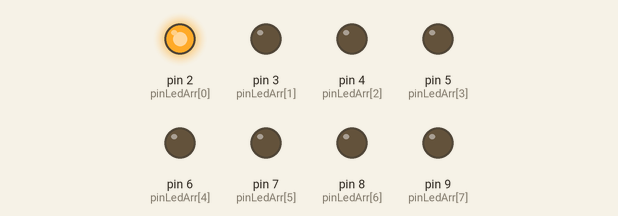
Recording of a sketch running on a simulated Arduino Uno, built with avr-gcc and run on an emulated ATmega328P. Shown: output pins drawn as LEDs (lit = HIGH).

Above: at 0.05 s.
At 0.65 s:
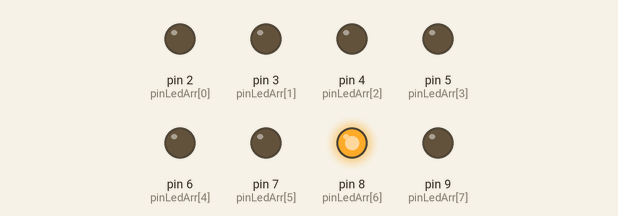
At 1.25 s:
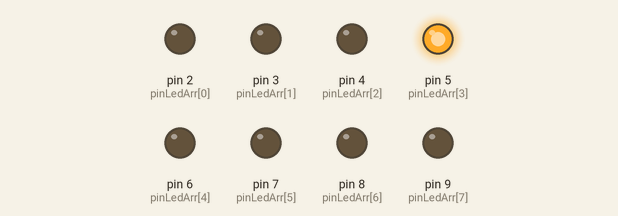
At 1.75 s:
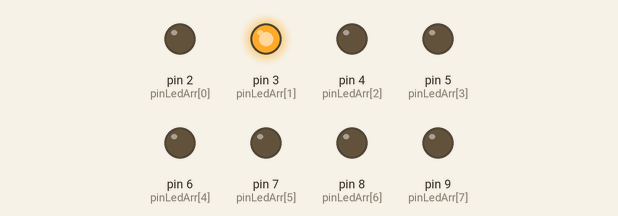
At 2.4 s:
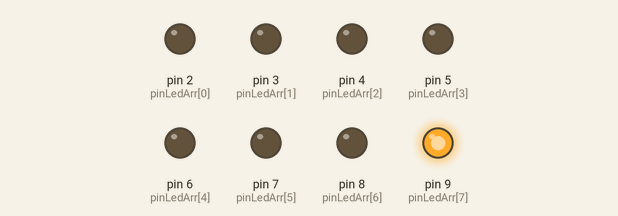
At 3.45 s:
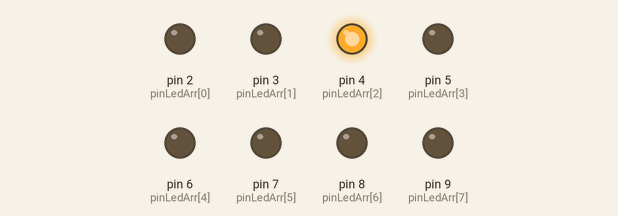
Timing chart, 0 to 3.8 s (numbered marks = the images above):
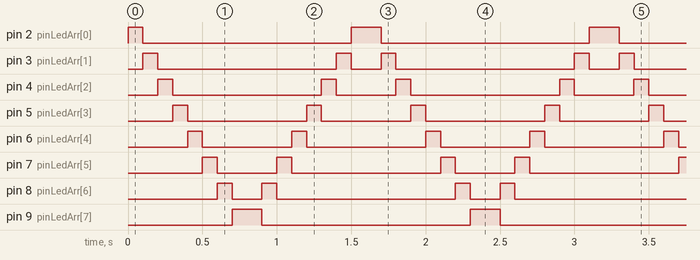

The sketch:

2_3_sketch.ino
```cpp
const int kNumOfLed = 8;

int pinLedArr[kNumOfLed] = {2, 3, 4, 5, 6, 7, 8, 9};

void setup() {
  // put your setup code here, to run once:
  for (int i = 0; i < kNumOfLed; i++) {
    pinMode(pinLedArr[i], OUTPUT);
  }
}

void loop() {
  // pattern 1
  for (int i = 0; i < kNumOfLed; i++) {
    digitalWrite(pinLedArr[i], HIGH);
    if (i > 0) digitalWrite(pinLedArr[i - 1], LOW);
    delay(100);
  }

  // pattern 2
  for (int i = kNumOfLed - 1; i >= 0; i--) {
    digitalWrite(pinLedArr[i], HIGH);
    if (i < kNumOfLed - 1) digitalWrite(pinLedArr[i + 1], LOW);
    delay(100);
  }
}
```

Measured:
- by itself, pin 2 (pinLedArr[0]): repeats every 1.6 s: LOW 1.4 s, HIGH 0.20 s
- by itself, pin 3 (pinLedArr[1]): repeats every 1.6 s: LOW 1.2 s, HIGH 0.10 s, LOW 0.20 s, HIGH 0.10 s
- by itself, pin 4 (pinLedArr[2]): repeats every 1.6 s: LOW 1.0 s, HIGH 0.10 s, LOW 0.40 s, HIGH 0.10 s
- by itself, pin 5 (pinLedArr[3]): repeats every 1.6 s: LOW 0.80 s, HIGH 0.10 s, LOW 0.60 s, HIGH 0.10 s
- by itself, pin 6 (pinLedArr[4]): repeats every 1.6 s: LOW 0.60 s, HIGH 0.10 s, LOW 0.80 s, HIGH 0.10 s
- by itself, pin 7 (pinLedArr[5]): repeats every 1.6 s: LOW 0.40 s, HIGH 0.10 s, LOW 1.0 s, HIGH 0.10 s
- by itself, pin 8 (pinLedArr[6]): repeats every 1.6 s: LOW 0.20 s, HIGH 0.10 s, LOW 1.2 s, HIGH 0.10 s
- by itself, pin 9 (pinLedArr[7]): alternates HIGH for 0.20 s and LOW for 1.4 s
